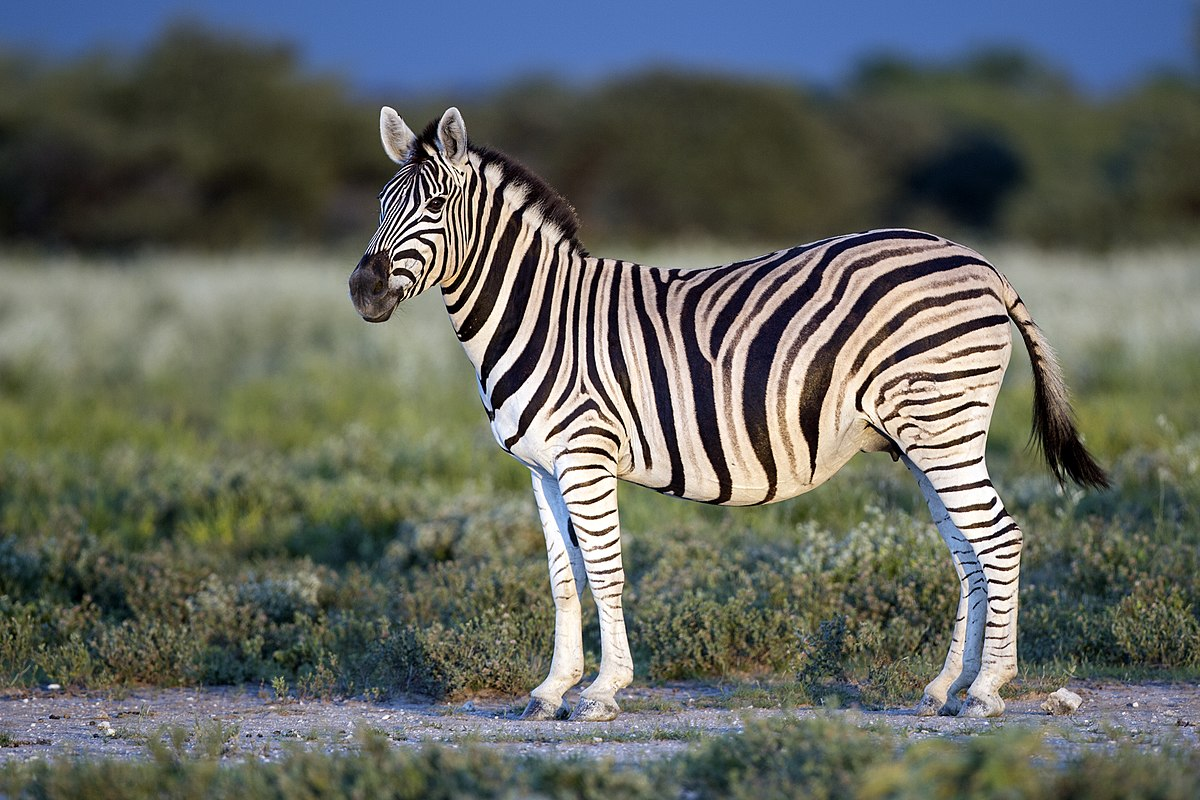
%> input picture images/zebra.jpg, 1200 x 800 px
$ octave 04_LoG.m   (GNU Octave 9; MATLAB toolbox functions it lacks are replaced by stand-ins)
%> lines starting %> are read from the running program, lines starting %| are printed output that depends on the picture; in (x1, y1, x2, y2) boxes, pixels count from 0 and x2, y2 are one past the last pixel; in counts of white or black regions, pixels touching at a corner belong together; the program's own positions count from 1
### zerocrossings.m
function z = zerocrossings(f)
	z0 = f<0;                 #Negative
	[R,C] = size(f);
	z = zeros(R,C);
	z(1:R-1,:) |= z0(2:R,:);  #Grow
	z(2:R,:)   |= z0(1:R-1,:);
	z(:,1:C-1) |= z0(:,2:C);
	z(:,2:C)   |= z0(:,1:C-1);

	z &= !z0; #Positive zero-crossing
endfunction

### 04_LoG.m
clear

%Package
pkg load image;

%Read Image
I = imread("images/zebra.jpg");
%> I is the input picture: size 800x1200x3 uint8; mean R, G, B 98.8, 102.6, 96.1

%convert RGB to grayscale
G = rgb2gray(I);

%Use existing package. Ready made function - threshold 0.75 * Mean of absolute value of LoG filter response, sigma 2
J2 = edge(G,"LoG");
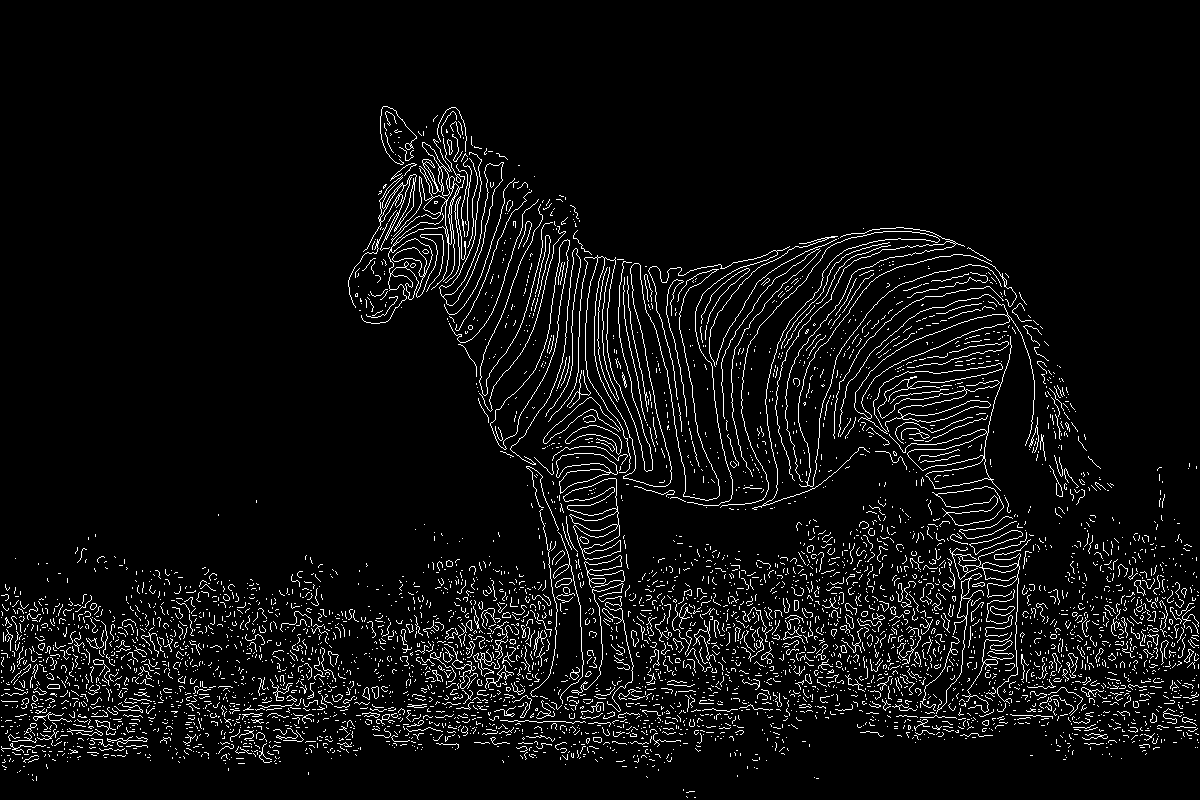
%> J2: size 800x1200 logical; 5.5% white in thin lines or dots, all inside (x1, y1, x2, y2) = (1, 106, 1199, 798)

%DIY
%Step 1. Create laplacian of gaussian filter with sigma =2, Matrix Size = 6*sigma+1 to cover 99.7%
sigma=2;
g = fspecial('log',6*sigma+1,sigma);
%surf(g) %Mexican Hat

%Step 2. Apply the filter
J = conv2(G,g,"same");

%Step 3. Zero Crossing Points
z = zerocrossings(J);
%> in zerocrossings, `z0 = f<0;                 #Negative`:
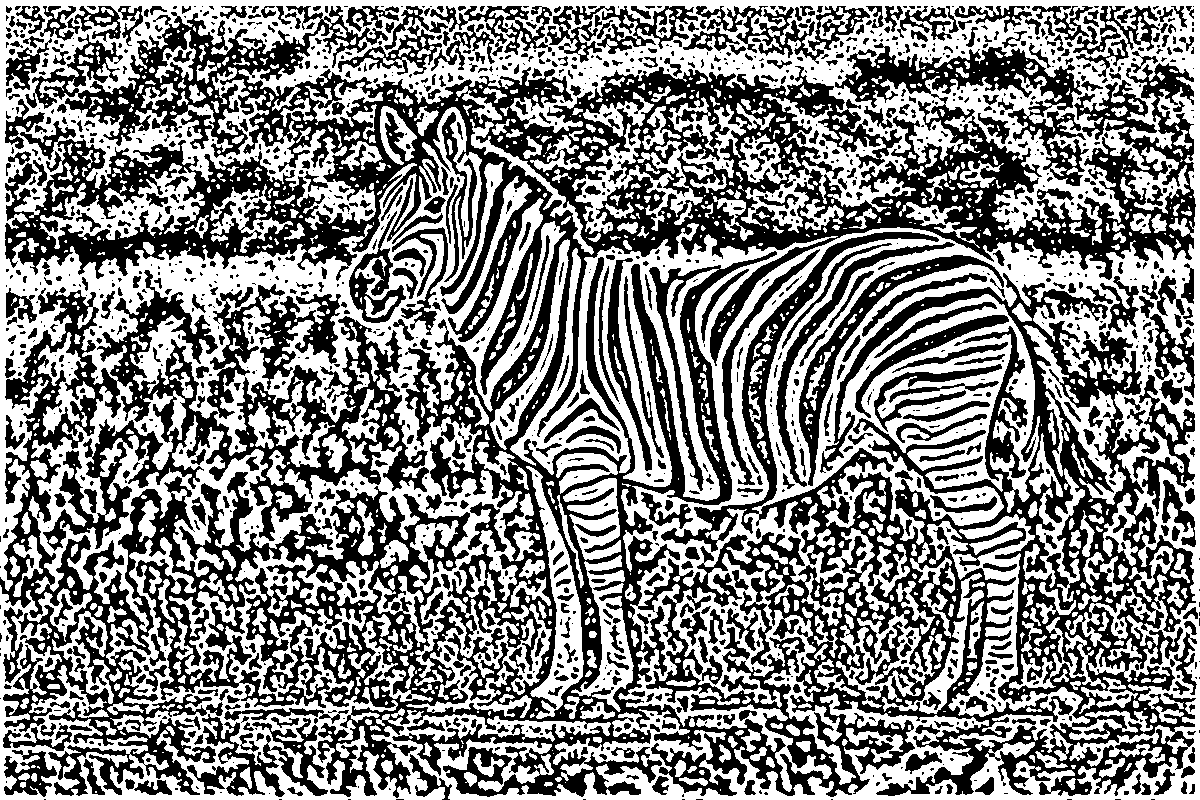
%> z0: size 800x1200 logical; 51.7% white; 1613 black regions (929 under 20 px), largest, box (x1, y1, x2, y2) and area: (0, 6, 1196, 798) 350882, (207, 284, 341, 419) 5869, (799, 255, 1004, 486) 4463
%> in zerocrossings, `z(1:R-1,:) |= z0(2:R,:);  #Grow`: z: size 800x1200 double; values 0 (black) and 1 (white), 51.5% white; 1602 black regions (918 under 20 px), largest, box (x1, y1, x2, y2) and area: (0, 5, 1196, 797) 350882, (207, 283, 341, 418) 5869, (799, 254, 1004, 485) 4463
%> in zerocrossings, `z(:,2:C)   |= z0(:,1:C-1);`: z: size 800x1200 double; values 0 (black) and 1 (white), 69.9% white; 2897 black regions (1934 under 20 px), largest, box (x1, y1, x2, y2) and area: (6, 80, 626, 723) 35616, (469, 68, 1195, 279) 30238, (561, 252, 776, 719) 8204
%> in zerocrossings, `z &= !z0; #Positive zero-crossing`:
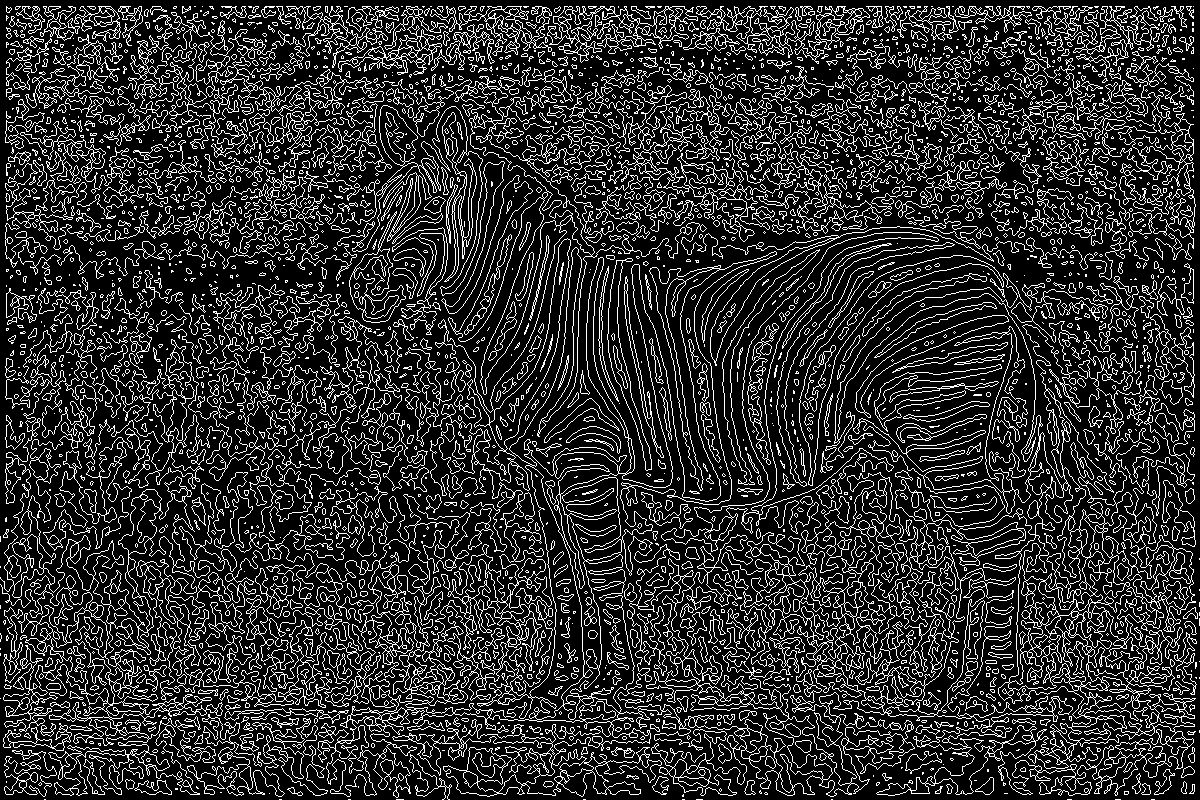
%> z: size 800x1200 logical; 18.3% white in thin lines or dots

%Step 4. Thresholding - output to zero if less than threshold
Threshold=0.7*mean(abs(J(:)));
%> Threshold = 1.32
a = abs(J) > Threshold;
%> a: size 800x1200 logical; 33.4% white; 2345 white regions (1534 under 20 px), largest, box (x1, y1, x2, y2) and area: (216, 102, 1200, 767) 227907, (0, 566, 238, 800) 18269, (0, 0, 1200, 204) 7307
J1 = a&z;
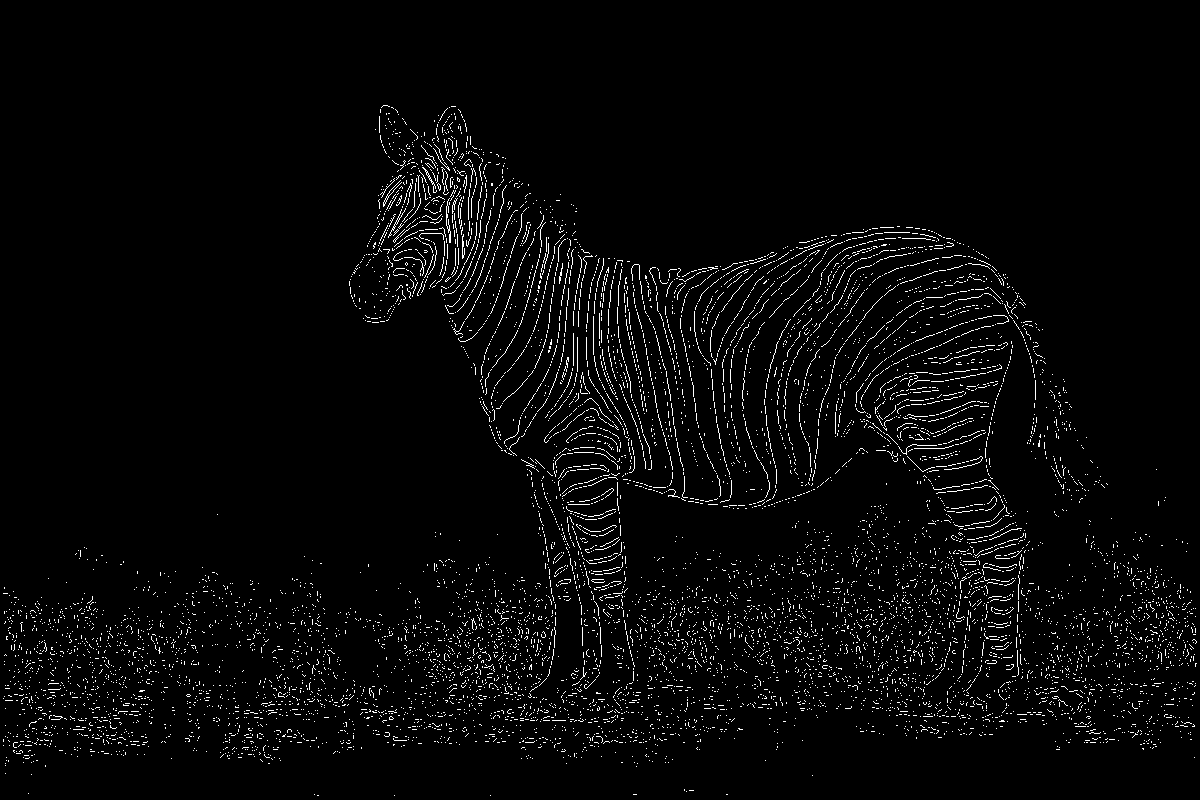
%> J1: size 800x1200 logical; 3% white in thin lines or dots, all inside (x1, y1, x2, y2) = (3, 105, 1197, 796)

%Plot R G B
subplot(2,2,1);
imshow(I);
title('Original RGB Image');

%Plot Grayscale
subplot(2,2,2);
imshow(z);
title('Edges using LoG - w/o Threshold');

subplot(2,2,3);
imshow(J1);
title('Edges using LoG - DIY');

subplot(2,2,4);
imshow(J2);
title('Edges using LoG -Builtin Function');


pause;

$ run again, with images/sky.jpg copied over images/zebra.jpg
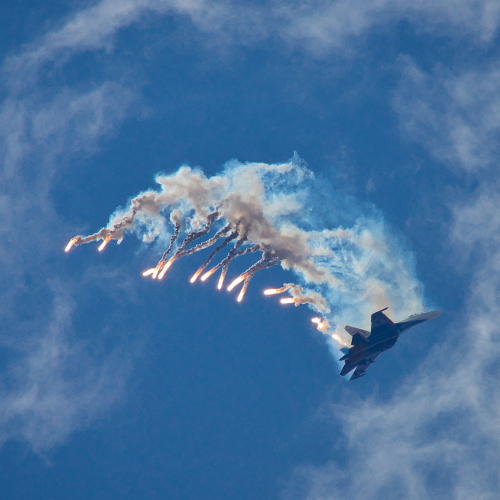
%> input picture images/sky.jpg, 500 x 500 px
%> I is the input picture: size 500x500x3 uint8; mean R, G, B 71.4, 114.9, 159
%> J2: size 500x500 logical; 3.4% white in thin lines or dots
%> z0: size 500x500 logical; 49.6% white; 372 white regions (157 under 20 px), largest, box (x1, y1, x2, y2) and area: (0, 0, 500, 500) 81397, (136, 47, 388, 169) 8254, (64, 149, 333, 253) 6070
%> in zerocrossings, `z &= !z0; #Positive zero-crossing`:
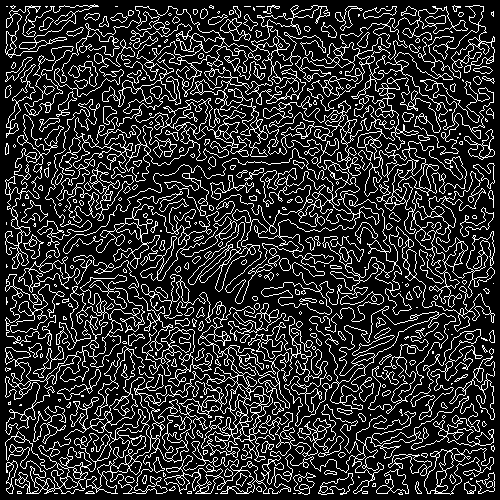
%> z: size 500x500 logical; 18.2% white in thin lines or dots
%> Threshold = 0.51
%> a: size 500x500 logical; 29.3% white; 1416 white regions (1002 under 20 px), largest, box (x1, y1, x2, y2) and area: (59, 146, 443, 387) 32971, (0, 0, 500, 500) 12767, (41, 11, 87, 40) 382
%> `J1 = a&z;`:
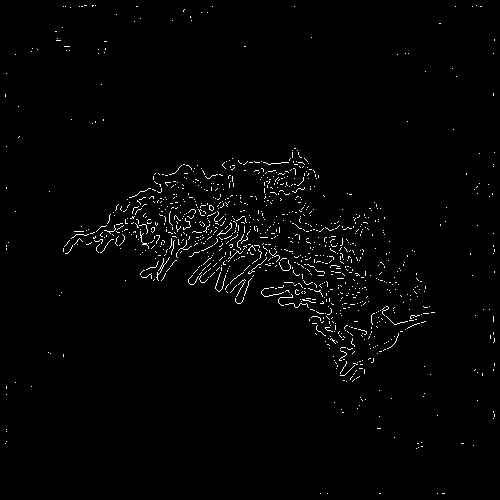
%> J1: size 500x500 logical; 1.5% white in thin lines or dots

$ run again, with images/sunflower.jpg copied over images/zebra.jpg
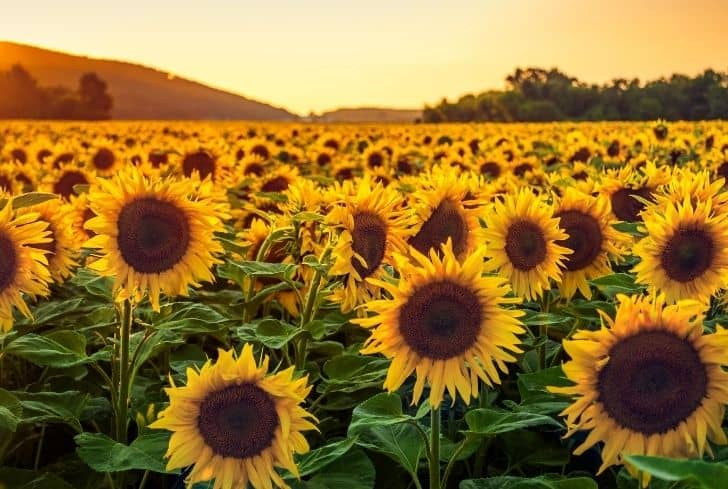
%> input picture images/sunflower.jpg, 728 x 489 px
%> I is the input picture: size 489x728x3 uint8; mean R, G, B 148.8, 115, 48.5
%> J2: size 489x728 logical; 8.1% white in thin lines or dots
%> z0: size 489x728 logical; 52.7% white; 497 black regions (170 under 20 px), largest, box (x1, y1, x2, y2) and area: (4, 178, 728, 489) 74442, (4, 41, 728, 140) 17512, (6, 18, 463, 59) 3964
%> in zerocrossings, `z &= !z0; #Positive zero-crossing`:
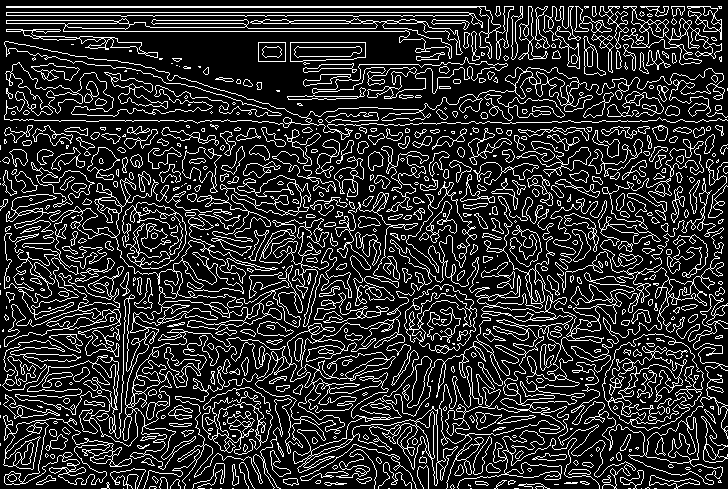
%> z: size 489x728 logical; 17.8% white in thin lines or dots
%> Threshold = 1.55
%> a: size 489x728 logical; 46.2% white; 722 white regions (540 under 20 px), largest, box (x1, y1, x2, y2) and area: (0, 0, 728, 489) 150168, (455, 466, 562, 489) 867, (5, 115, 203, 121) 837
%> `J1 = a&z;`:
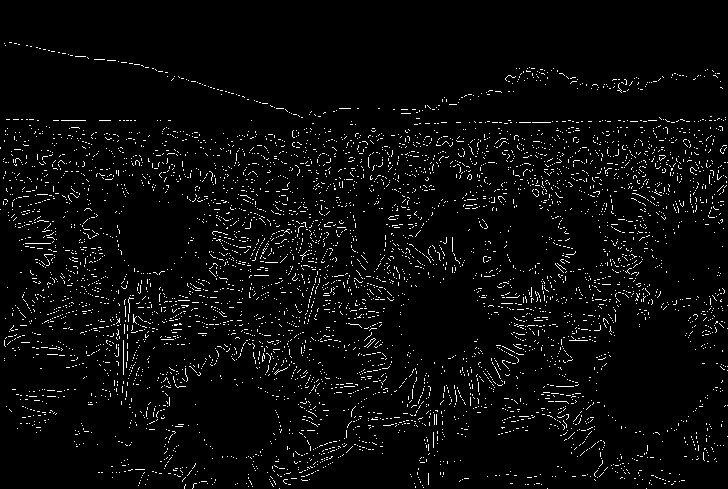
%> J1: size 489x728 logical; 3.7% white in thin lines or dots
